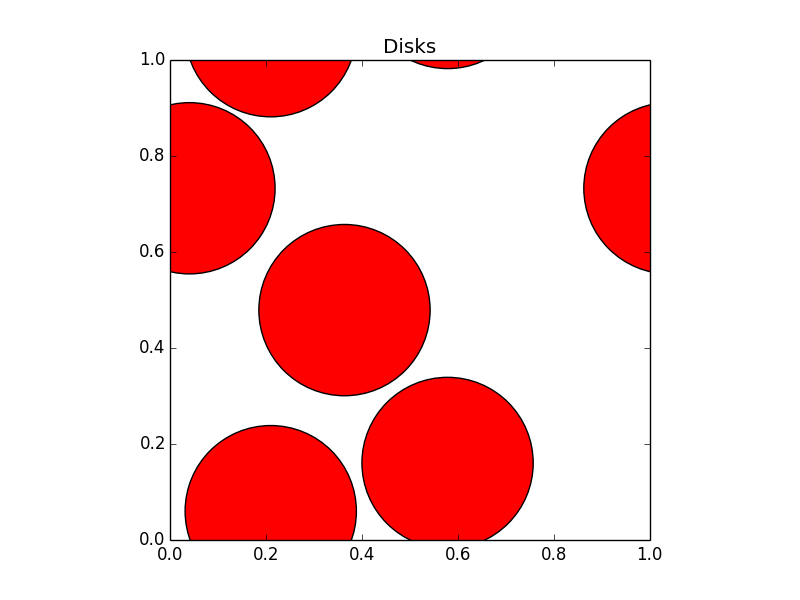

Generate this figure with Python:
import math
import random
import pylab

def dist(x, y):
    d_x = abs(x[0] - y[0]) % 1.0
    d_x = min(d_x, 1.0 - d_x)
    d_y = abs(x[1] - y[1]) % 1.0
    d_y = min(d_y, 1.0 - d_y)
    return math.sqrt(d_x ** 2 + d_y ** 2)


current = [[0.25, 0.25], [0.75, 0.25], [0.25, 0.75], [0.75, 0.75]]


eta = 0.4
sigma = math.sqrt(eta / (len(current) * math.pi))
delta = 0.1
n_tries = 10000

for steps in range(n_tries):
    a = random.choice(current)
    b = [a[0] + random.uniform(-delta, delta), a[1] + random.uniform(-delta, delta)]
    min_dist = min(dist(b, c) for c in current if c != a)

    if min_dist / 2 < sigma:
        continue

    a[0] = b[0] % 1.0
    a[1] = b[1] % 1.0

def show_conf(L, sigma, title, fname):
    pylab.axes()
    for [x, y] in L:
        for ix in range(-1, 2):
            for iy in range(-1, 2):
                cir = pylab.Circle((x + ix, y + iy), radius=sigma,  fc='r')
                pylab.gca().add_patch(cir)
    pylab.axis('scaled')
    pylab.title(title)
    pylab.axis([0.0, 1.0, 0.0, 1.0])
    pylab.savefig(fname)
    pylab.show()
    pylab.close()


show_conf(current, sigma, "Disks", "b2.png")
